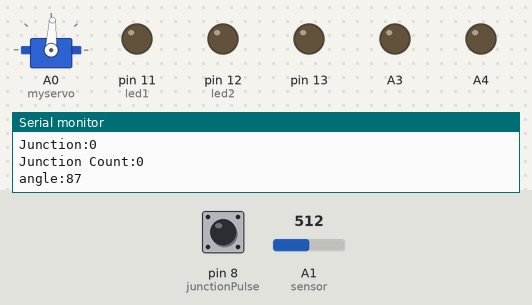
This sketch was run on a simulated Arduino Uno, built with avr-gcc and run on an emulated ATmega328P. Shown: servo, output pins drawn as LEDs (lit = HIGH), the last lines printed to the serial monitor. Inputs (shaded band) come from the test bench; at power-on: A1 (sensor) = 512, pin 8 (junctionPulse) LOW. Pins used as bus, display or sensor lines are not drawn.

Above: at 2.6 s.
2.7 s: A1 (sensor) set to 900
At 4.1 s:
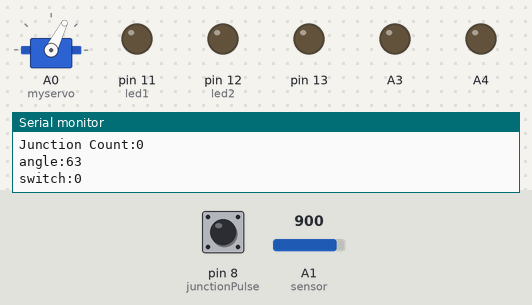
4.5 s: pin 8 (junctionPulse) pulled HIGH for 0.15 s
At 6.3 s:
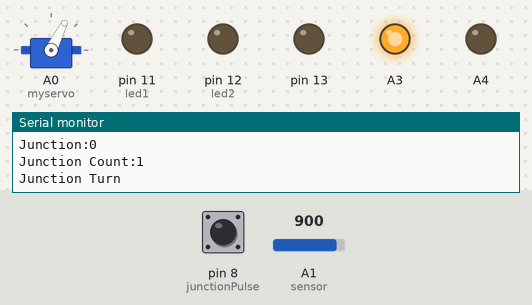
7.2 s: pin 8 (junctionPulse) pulled HIGH for 0.15 s
At 7.9 s:
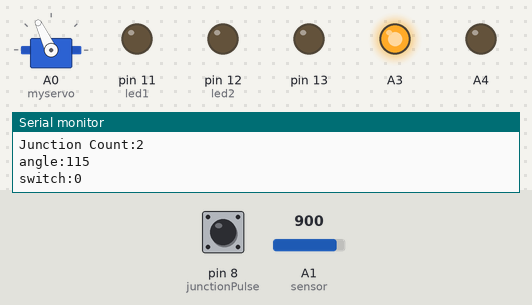
8.8 s: pin 8 (junctionPulse) pulled HIGH for 1 s
At 10.4 s:
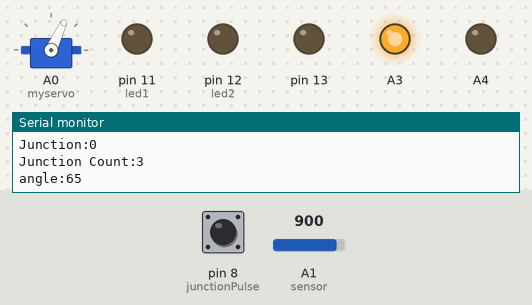
12.8 s: pin 8 (junctionPulse) pulled HIGH for 3.2 s
At 16.3 s:
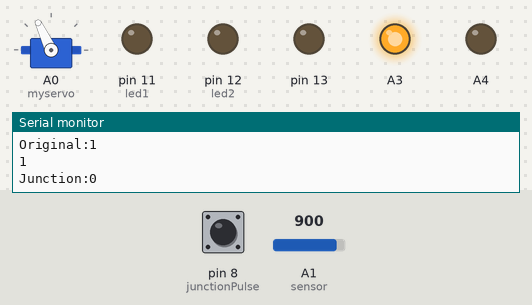
17.5 s: A1 (sensor) set to 803
20.5 s: A1 (sensor) set to 780
Timing chart, 0 to 23.0 s (numbered marks = the images above; inputs shaded):
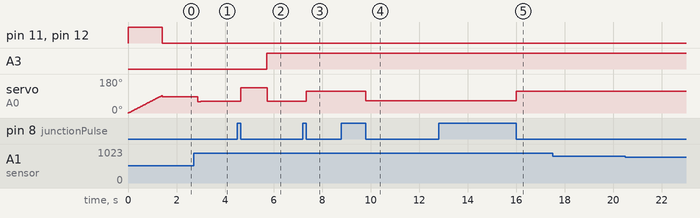

The sketch:

ultra_sensor_adaptive.ino
```cpp
#include <PID_v1.h>
#include <Servo.h>
Servo myservo;

const int trig = 10, echo = 9;
int set, sett, distance_front, count;
long duration_front;
const int led1 = 11, led2 = 12, led3 = 0;
bool t = 0;
const int angle = 93;

double Setpoint, Input, Output;

double consKp = 0.8, consKi = 0, consKd = 0.01;
double aggKp = 1.5, aggKi = 0.001, aggKd = 0.08;//0.1

PID myPID(&Input, &Output, &Setpoint, consKp, consKi, consKd, DIRECT);

int sensor = A1;//A0;
int swt = 3;//5;
bool stat;
const int junctionPulse = 8;//13;

bool s1 = 0;
int add = 0;

bool debug = 1;
int temp = 0, prev_temp, angle1, s;
int tt = 0;

int prev_angle = 90;                                                             // will store previous angle
int interval = 3;

bool gotJunction;
int junctionCount = 0;
int rightTurnAngle = 115, leftTurnAngle = 65;

void setup() {
  if (debug == 1) {
    Serial.begin(9600);
  }
  pinMode(trig, OUTPUT);
  pinMode(echo, INPUT);
  pinMode(13, OUTPUT);
  set = sett = count = 0;                                                         // initailize the variables

  pinMode(led1 , OUTPUT);
  pinMode(led2 , OUTPUT);
  pinMode(led3 , OUTPUT);

  digitalWrite(led1, HIGH);
  digitalWrite(led2, HIGH);
  digitalWrite(led3, HIGH);

  myservo.attach(A0);//10);
  t = 0;

  pinMode(sensor, INPUT);
  pinMode(swt, INPUT);
  pinMode(12, OUTPUT);
  pinMode(junctionPulse, INPUT);

  Input = 34;
  Setpoint = 34;

  //turn the PID on
  myPID.SetMode(AUTOMATIC);
  myPID.SetOutputLimits(-50, 50);

  for (int i = 0; i <= angle; i++)
  {
    myservo.write(i);
    delay(15);
  }

  myservo.write(angle);

  digitalWrite(led1, LOW);
  digitalWrite(led2, LOW);
  digitalWrite(led3, LOW);

  s1 = add = 0;

  pinMode(A3, OUTPUT);
  pinMode(A4, OUTPUT);
  digitalWrite(A4, LOW);
  digitalWrite(A3, LOW);

  gotJunction == false;
  prev_temp = 35;
  junctionCount = 0;
}

void loop() {
  // put your main code here, to run repeatedly:
  ledoff();                                                                     // turning the led off
  if (debug == 1) {
    Serial.print("switch:");
    Serial.println(s);
  }

  int temp;
  temp = analogRead(sensor);                                                // taking the sensor value
  temp = map(temp, 0, 1023, 0, 255);                                            // map the sensor output from 1023 to 255
  temp = ((temp * 0.02) / 4.5) * 70;                                            // calculating the value of temp accordinng to the manual

  if(temp <= 70){
    temp = abs(70 - temp);
  }

  if (debug == 1) {
    Serial.print("Original:");
    Serial.println(temp);
  }

  /*
    if (temp > 70) {                                                              // keeping the castor turned if line missed // SEE HERE
      if (angle1 > 90) {
        temp = 71;
      }
      else if (angle1 < 90) {
        temp = -1;
      }
    }
  */

  stat = digitalRead(junctionPulse);                                        // read the Junction pulse

  if (temp > 70) {
    if (prev_temp >= 34 && stat == HIGH) {
      temp = 71;
    } else if (prev_temp <= 36 && stat == HIGH) {
      temp = -1;
    }
    else {
      temp = prev_temp;
    }
  }

  if (debug == 1) {
    Serial.println(temp);
  }

  if (gotJunction == true) {
    if (temp >= 0 && temp <= 70) {                                 // Adaptive tuning code is here
      myPID.SetTunings(consKp, consKi, consKd);
      digitalWrite(A3, HIGH);
      digitalWrite(A4, LOW);
    }
    else {
      myPID.SetTunings(aggKp, aggKi, aggKd);
      digitalWrite(A4, HIGH);
      digitalWrite(A3, LOW);
    }
  }

  if (!gotJunction) {
    // not needed probably line won't miss now
    if (angle1 >= 80 && angle1 <= 100 && (temp == 71 || temp == 0)) {                                 // code to keep the castor straight if value misses
      temp = 35;
      while (1) {
        myservo.write(angle);
        getSensorValue();
        if (temp >= 0 && temp < 70) {
          break;
        }
      }
    }
  }

  Input = temp;                                                             // give the value of the sensor to the PID
  myPID.Compute();                                                          // calculate the pid output
  prev_temp = temp;
  angle1 = 90 - Output;                                                     // calculate the angle for the servo

  /*
    if (temp >= 45) {                                                         // Increasing the Angle for turning in the River only useful when Junction crossed
      angle1 += add;
    }
    if (temp <= 25) {
      angle1 -= add;
    }
  */
  /*
    if (temp == 71) {
      angle1 = angle1 + 8;
    } else if (temp == 0) {
      angle1 = angle1 - 8 ;
    }
  */
  stat = digitalRead(junctionPulse);                                        // read the Junction pulse

  if (debug == 1) {
    Serial.print("Junction:");
    Serial.println(stat);
  }
  if (stat == HIGH) {
    while (1) {
      stat = digitalRead(junctionPulse);                                        // read the Junction pulse
      if (stat == LOW) {
        break;
      }
    }
    junctionCount++;
  }

  if (debug == 1) {
    Serial.print("Junction Count:");
    Serial.println(junctionCount);
  }

  switch (junctionCount) {
    case 1: {
        if (debug == 1) {
          Serial.println("Junction Turn");
        }
        if (s1 == 0) {
          angle1 = 135;
          myservo.write(angle1);
          delay(1000);
          s1 = 1;                                                              // This code will run only once
          add = 10;                                                            // This value is added to the Angle for better performance on river
          gotJunction = true;
        }
        break;
      }
    case 2: {
        angle1 = rightTurnAngle;
        break;
      }
    case 3: {
        angle1 = leftTurnAngle;
        break;
      }
    case 4: {
        angle1 = rightTurnAngle;
        break;
      }
    case 5: {
        angle1 = leftTurnAngle;
        break;
      }
    default: {
        // nothing here
      }
  }

  interval = abs(angle1 - prev_angle);
  //  if (temp != 20) {                                                           // This condition added becauz sensor giving value 20.. maybe second sensor problem
  myservo.write(angle1);                                                    // turn the castor MAIN
  if (interval < 3) {
    interval = 3;
  }
  delay(interval);
  //  }
  prev_angle = angle1;

  if (debug == 1) {
    Serial.print("angle:");
    Serial.println(angle1);
  }

  /*
    if (stat == HIGH && s == 0) {                                             // Turn the Castor if the Junction is received
      if (debug == 1) {
        Serial.println("Junction Turn");
      }
      if (s1 == 0) {
        angle1 = 145;//135;
        myservo.write(angle1);
        delay(1000);
        s1 = 1;                                                              // This code will run only once
        add = 10;                                                            // This value is added to the Angle for better performance on river
        gotJunction = true;
      }
    }
  */


  /************************This code for Eco bot straight to Highland using pneumatic*******************************

  s = digitalRead(swt);                                                    // take the value of the Button
  s = 0;
  if (s == 1) {                                                            // check if the button was pressed
    while (1)                                                              // Enter into loop
    {
      calculate();                                                         // get the valur of ultrasonic
      if (debug == 1) {
        Serial.print("Distance front =");
        Serial.println(distance_front);
      }
      myservo.write(angle);                                                // keep the castor straight
      valset();                                                            // sees if the value is in the range
      if (set == 1) {                                                      // first island is detected
        sett = 1;
      }
      if (sett == 1 && set == 0) {                                         /// first island ends
        sett = 2;
        while (1) {
          calculate();
          if (distance_front > 40) {
            break;
          }
        }
      }
      valset();                                                            // sees if island is in the range
      if (sett == 2 && set == 1) {                                         // second island detected
        while (1) {
          calculate();
          valset();
          if (set == 1) {                                                   // Loop breaks if Out of Range
            break;
          }
        }
        count++;                                                          // increase the counter
        led();                                                            // turns the led On
      }

      if (debug == 1) {
        Serial.print("Count:");
        Serial.println(count);
      }

      if (count == 2) {                                                   // Second island detected and/or completed
        led();
        turn();                                                           // turn the castor
        count = 0;                                                        // reset the counter variable
        break;                                                            // terminate from the River Code Loop and Sensor is now ON
      }
    }
  }
  */
}

void getSensorValue() {
  temp = analogRead(sensor);                                                // taking the sensor value
  temp = map(temp, 0, 1023, 0, 255);                                            // map the sensor output from 1023 to 255
  temp = ((temp * 0.02) / 4.5) * 70;                                            // calculating the value of temp accordinng to the manual
}

void calculate() {

  digitalWrite(trig, LOW);
  delayMicroseconds(2);
  digitalWrite(trig, HIGH);                                      //  ultrasonic sending signal
  delayMicroseconds(10);
  digitalWrite(trig, LOW);

  duration_front = pulseIn(echo, HIGH);                         // calculating distance in cm
  distance_front = (duration_front / 2) / 29.1;
}

void valset() {                                                   // sees if island is in the range
  if (distance_front > 40) {
    set = 1;
  }
  if (distance_front <= 40) {
    set = 0;
  }
}

void led() {                                                    // code to turn ON led if the island is detected
  if (count == 1) {
    digitalWrite(led1, HIGH);
  }
  if (count == 2) {
    digitalWrite(led2, HIGH);
  }
  if (count == 3) {
    digitalWrite(led3, HIGH);
  }
}

void ledoff() {                                                 // code to turn off the led
  digitalWrite(led1, LOW);
  digitalWrite(led2, LOW);
  digitalWrite(led3, LOW);
}

void turn() {                                                   // Turn the castor after the Second island is detected or is completed
  for (int i = angle; i >= 60; i--) {
    myservo.write(i);
  }
  delay(350);                                                   // delay has been adjusted according to some practical tests
  myservo.write(angle);                                         // castor is straight
  delay(700);
}

// check the value of sensor without line
// test if the sensor is really fast or not
```

Measured:
- after the input at 2.7 s, servo on A0 (myservo): 87° → 60° after 0.17 s, → 63° 0.14 s later
- after the input at 4.5 s, A3: LOW → HIGH after 1.2 s; servo on A0 (myservo): 63° → 135° after 0.15 s, → 63° 1.1 s later
- after the input at 7.2 s, servo on A0 (myservo): 63° → 115° after 0.15 s
- after the input at 8.8 s, servo on A0 (myservo): 115° → 65° after 1.0 s
- after the input at 12.8 s, servo on A0 (myservo): 65° → 115° after 3.2 s
- by itself, servo on A0 (myservo): rises from 0° to 93° in 1.4 s, then falls to 87° in 0.02 s
